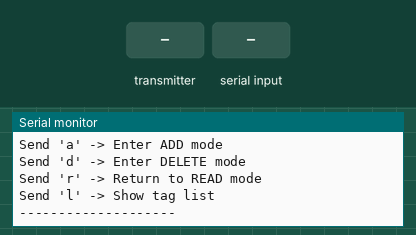
A sketch run on a simulated ESP32. On the bench: the last lines printed to the serial monitor. The inputs (shaded band) are chosen by the test bench.

Above: at 1.2 s.
1.3 s: the transmitter starts sending uid = 0
At 1.61 s:
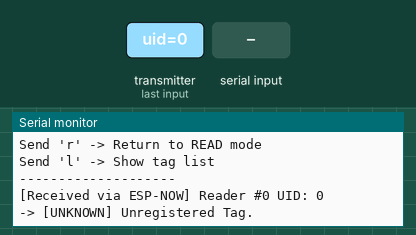
2.8 s: "a" received over Serial
At 3.11 s:
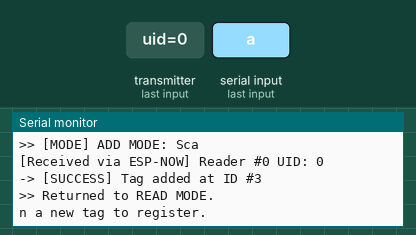
4.3 s: "A" received over Serial
At 4.61 s:
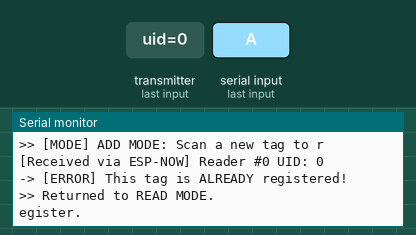
5.8 s: "d" received over Serial
At 6.11 s:
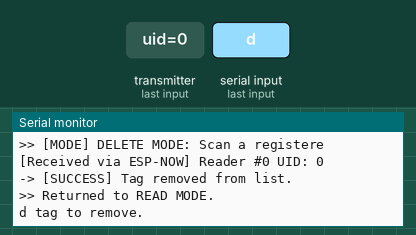
7.3 s: "D" received over Serial
At 7.61 s:
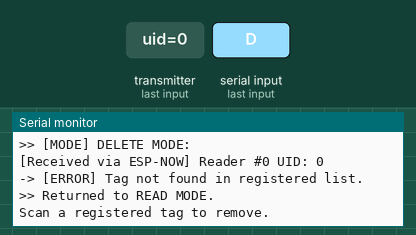
8.8 s: "r" received over Serial
At 9.11 s:
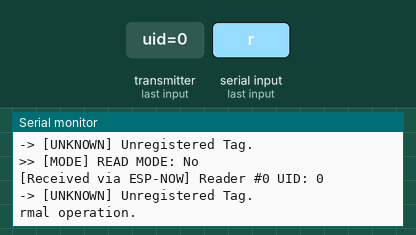

The sketch:

READ.ino
```cpp
#include <WiFi.h>
#include <esp_now.h>

// 受信データの構造体（送信側と一致させる）
typedef struct struct_message {
  char uid[16];
  int readerId;
} struct_message;

struct_message incomingData;

// 登録可能タグ数の上限と配列の準備
#define MAX_TAGS 20
String registeredTags[MAX_TAGS] = {"B9732C02", "E2014302"}; // 初期登録
int currentTagCount = 2; // 現在の登録数

// 動作モードの定義
enum Mode { MODE_READ, MODE_ADD, MODE_DELETE };
Mode currentMode = MODE_READ;

// 関数プロトタイプ宣言
void checkSerialInput();
void processReadMode(String uid, int readerId);
void processAddMode(String uid);
void processDeleteMode(String uid);
int findTagIndex(String uid);
void printTagList();
void printHelp();

// ESP-NOW受信時コールバック関数（v3.x系対応）
void OnDataRecv(const esp_now_recv_info_t *mac, const uint8_t *incoming, int len) {
  memcpy(&incomingData, incoming, sizeof(incomingData));

  String uid = String(incomingData.uid);
  int readerId = incomingData.readerId;

  Serial.print("\n[Received via ESP-NOW] Reader #");
  Serial.print(readerId);
  Serial.print(" UID: ");
  Serial.println(uid);

  switch (currentMode) {
    case MODE_READ:
      processReadMode(uid, readerId);
      break;
    case MODE_ADD:
      processAddMode(uid);
      break;
    case MODE_DELETE:
      processDeleteMode(uid);
      break;
  }
}

void setup() {
  Serial.begin(115200);

  // ルーター接続は行わず、ESP-NOWのためにステーションモードに設定
  WiFi.mode(WIFI_STA);

  // 受信側のMACアドレスを表示（送信側に設定するために使用します）
  Serial.print("Receiver MAC Address: ");
  Serial.println(WiFi.macAddress());

  // ESP-NOWの初期化
  if (esp_now_init() != ESP_OK) {
    Serial.println("Error initializing ESP-NOW");
    return;
  }

  // 受信コールバックの登録
  esp_now_register_recv_cb(OnDataRecv);

  Serial.println("Receiver ESP32 Ready (No Wi-Fi Router needed).");
  printHelp();
}

void loop() {
  // シリアル入力によるモード切り替えチェック（追加・削除・一覧表示など）
  checkSerialInput();
}

void processReadMode(String uid, int readerId) {
  int matchedIndex = findTagIndex(uid);

  if (matchedIndex != -1) {
    Serial.print("-> [MATCH] Registered Tag ID #");
    Serial.print(matchedIndex + 1);
    Serial.println(" detected!");
  } else {
    Serial.println("-> [UNKNOWN] Unregistered Tag.");
  }
}

void processAddMode(String uid) {
  if (findTagIndex(uid) != -1) {
    Serial.println("-> [ERROR] This tag is ALREADY registered!");
  }
  else if (currentTagCount >= MAX_TAGS) {
    Serial.println("-> [ERROR] Memory full! Cannot add more tags.");
  }
  else {
    registeredTags[currentTagCount] = uid;
    currentTagCount++;
    Serial.print("-> [SUCCESS] Tag added at ID #");
    Serial.println(currentTagCount);
  }

  currentMode = MODE_READ;
  Serial.println(">> Returned to READ MODE.");
}

void processDeleteMode(String uid) {
  int index = findTagIndex(uid);

  if (index == -1) {
    Serial.println("-> [ERROR] Tag not found in registered list.");
  }
  else {
    for (int i = index; i < currentTagCount - 1; i++) {
      registeredTags[i] = registeredTags[i + 1];
    }
    registeredTags[currentTagCount - 1] = "";
    currentTagCount--;
    Serial.println("-> [SUCCESS] Tag removed from list.");
  }

  currentMode = MODE_READ;
  Serial.println(">> Returned to READ MODE.");
}

int findTagIndex(String uid) {
  for (int i = 0; i < currentTagCount; i++) {
    if (uid == registeredTags[i]) {
      return i;
    }
  }
  return -1;
}

void checkSerialInput() {
  if (Serial.available() > 0) {
    char cmd = Serial.read();
    if (cmd == 'a' || cmd == 'A') {
      currentMode = MODE_ADD;
      Serial.println("\n>> [MODE] ADD MODE: Scan a new tag to register.");
    } else if (cmd == 'd' || cmd == 'D') {
      currentMode = MODE_DELETE;
      Serial.println("\n>> [MODE] DELETE MODE: Scan a registered tag to remove.");
    } else if (cmd == 'r' || cmd == 'R') {
      currentMode = MODE_READ;
      Serial.println("\n>> [MODE] READ MODE: Normal operation.");
    } else if (cmd == 'l' || cmd == 'L') {
      printTagList();
    }
  }
}

void printTagList() {
  Serial.println("\n--- Registered Tags List ---");
  if (currentTagCount == 0) {
    Serial.println("(No tags registered)");
  } else {
    for (int i = 0; i < currentTagCount; i++) {
      Serial.print("#");
      Serial.print(i + 1);
      Serial.print(": ");
      Serial.println(registeredTags[i]);
    }
  }
  Serial.println("----------------------------");
}

void printHelp() {
  Serial.println("--- Command Guide ---");
  Serial.println("Send 'a' -> Enter ADD mode");
  Serial.println("Send 'd' -> Enter DELETE mode");
  Serial.println("Send 'r' -> Return to READ mode");
  Serial.println("Send 'l' -> Show tag list");
  Serial.println("--------------------");
}
```

Measured:
- after the input at 1.3 s, the serial monitor: prints a new line at once (image 1)
- after the input at 2.8 s, the serial monitor: prints a new line at once (image 2)
- after the input at 4.3 s, the serial monitor: prints a new line at once (image 3)
- after the input at 5.8 s, the serial monitor: prints a new line at once (image 4)
- after the input at 7.3 s, the serial monitor: prints a new line at once (image 5)
- after the input at 8.8 s, the serial monitor: prints a new line at once (image 6)
